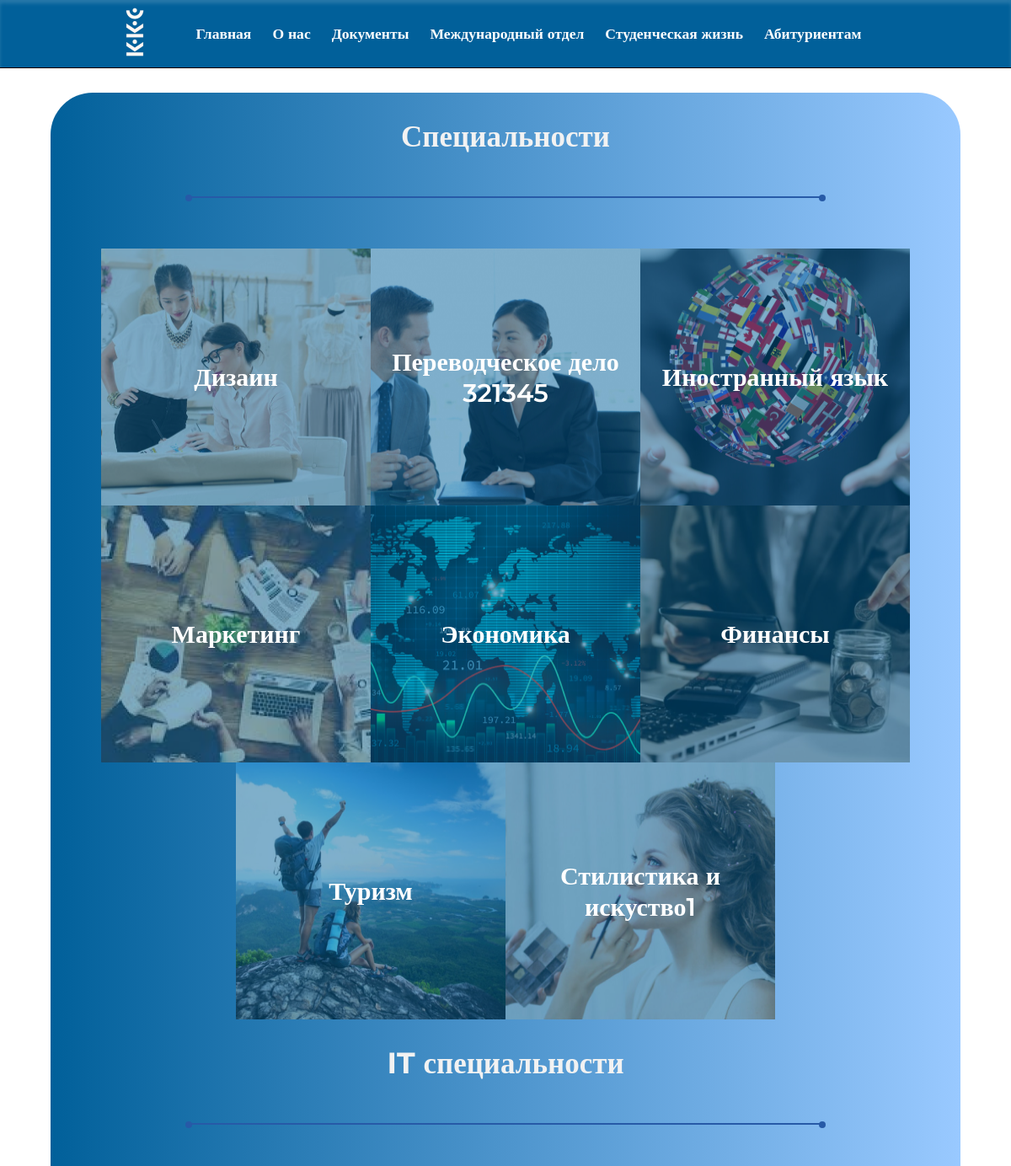
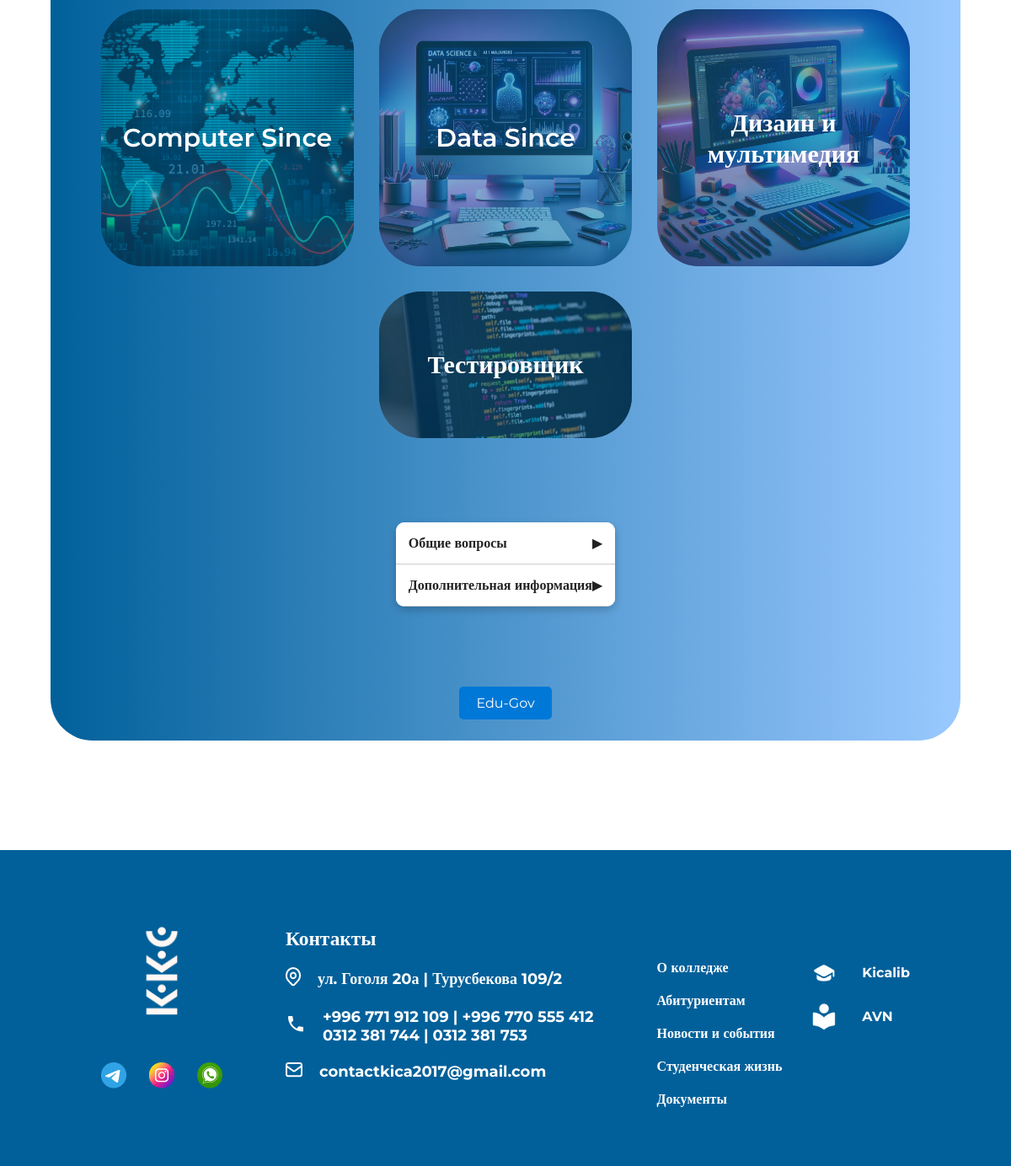
Page /abiturients/ on the committed database (2 pictures, top to bottom).
### main_page/models.py (models this page shows, shortened)
class Courses(models.Model):
    image = models.ImageField(
        upload_to="images/", null=True, verbose_name="Загрузите фото направления"
    )
    course_name = models.CharField(
        max_length=100, null=True, verbose_name="Укажите название курса"
    )
    qualification = models.CharField(
        max_length=100, verbose_name="укажите квалификацию", null=True
    )
    description = models.TextField(verbose_name="укажите описания к курсу", null=True)
    year_study = models.CharField(
        max_length=100, verbose_name="укажите срок обучения", null=True
    )
    exam = models.CharField(
        max_length=100,
        verbose_name="есть ли вступительные экзамены",
        default='teasdasdasdxt',
        null=True,
    )
    lupic_ic = models.TextField(verbose_name='Укажите Lupic', null=True, blank=True)
    class Meta:
        verbose_name = "направление"
        verbose_name_plural = "направления"

class ITCourses(models.Model):
    image = models.ImageField(
        upload_to="images/", null=True, verbose_name="Загрузите фото IT специальности"
    )
    course_name = models.CharField(
        max_length=100, null=True, verbose_name="Укажите название курса"
    )
    description = models.TextField(verbose_name="укажите описания к курсу", null=True)
    qualification = models.CharField(
        max_length=100, verbose_name="укажите квалификацию", null=True
    )
    year_study = models.CharField(
        max_length=100, verbose_name="укажите срок обучения", null=True
    )
    exam = models.CharField(
        max_length=100,
        verbose_name="есть ли вступительные экзамены",
        default='texfsdfsdfsdft',
        null=True,
    )
    lupic_ic = models.TextField(verbose_name='Укажите Lupic', null=True, blank=True)
    class Meta:
        verbose_name = "IT направление"
        verbose_name_plural = "IT направления"

class Contact(models.Model):
    street = models.CharField(max_length=100, verbose_name="Укажите улицу")
    number_1 = models.CharField(max_length=100, verbose_name="Укажите номер телефона 1")
    number_2 = models.CharField(
        max_length=100, verbose_name="Укажите номер телефона 2", blank=True
    )
    number_3 = models.CharField(
        max_length=100, verbose_name="Укажите номер телефона 3", blank=True
    )
    number_4 = models.CharField(
        max_length=100, verbose_name="Укажите номер телефона 4", blank=True
    )
    email = models.EmailField(verbose_name="Укажите EMAIL", default="@gmail.com")
    class Meta:
        verbose_name = "контакт"
        verbose_name_plural = "контакты"

### abiturients/views.py (the view)
# urls.py: path('abiturients/', views.abituents_list, name='abituents_list'),
def abituents_list(request):
    if request.method == "GET":
        courses = Courses.objects.all()
        itcourses = ITCourses.objects.all()
        all_questions = models.AllQuestion.objects.all()
        edition_questions = models.EditionInformation.objects.all()
        context = {
            "courses": courses,
            "itcourses": itcourses,
            "all_questions": all_questions,
            "edition_questions": edition_questions,
        }
    return render(request, template_name='abit/abit_list.html', context=context)

### main_page/context_processors.py (called while the page is built)
def contact_processor(request):
    contact = Contact.objects.all()
    return {"contact": contact}

### templates/abit/abit_list.html (shortened to what this page needs)
{% load static %}
{% include '../header.html' %}
    <link rel="stylesheet" href="{% static 'css/abituruents/abit.css' %}">
    <link rel="stylesheet" href="{% static 'css/index.css' %}">
    <link rel="stylesheet" href="{% static 'css/news.css' %}">
<link rel="stylesheet" href="{% static 'css/component.css' %}">
<main class="main_2">
    <div class="conteiner">
        <div class="faculty_cont">
            <h1 id="knowledge-title" class="title_t" >Специальности</h1>
            <div class="line_2 line"></div>
            <div class="faculty">
                {% for i in courses %}
                    <div class="item">
                        <img src="{{ i.image.url }}" alt="">
                        <div class="item_fon"></div>
                        <span class="direct">
                          <a class="faculty_href" href="/course_detail/{{ i.id }}/">{{ i.course_name }}</a>
                        </span>
                    </div>
                {% endfor %}
            </div>
            <h1 id="knowledge-title" class="title_t" >IT специальности</h1>
            <div class="line_2 line"></div>
            <div class="faculty it_faculty">
                {% for i in itcourses %}
                    <div class="it_item item">
                        <img src="{{ i.image.url }}" alt="">
                        <div class="item_fon it_fon"></div>
                        <span class="direct">
                        <a class="faculty_href" href="/it_detail/{{ i.id }}/">{{ i.course_name }}</a>
                    </span>
                    </div>
                {% endfor %}
            </div>
        </div>
     <div class="accordion-container">
        <div class="accordion-item">
            <div class="accordion-header">
                <h3>Общие вопросы</h3>
                <span>▶</span>
            </div>
        </div>
        <div class="accordion-item">
            <div class="accordion-header">
                <h3>Дополнительная информация</h3>
                <span>▶</span>
            </div>
        </div>
    </div>
    <div class="button-container">
        <a target="_blank" href="https://2020.edu.gov.kg/spuz/" class="home-button">Edu-Gov</a>
    </div>
    </div>
</main>
{% include '../footer.html' %}

### templates/footer.html (shortened to what this page needs)
{% load static %}
<footer>
    <div class="foot_cont">
        <div class="logo">
            <div class="log_cont">
                <img src="{% static 'image_kkc/logo_transparent_blue 2.png' %}" alt="">
            </div>
            <div class="soc_net">
                <a href="#">
                    <img src="{% static 'image_kkc/soc_net/3337190045231025 1.png' %}" alt="">
                </a>
                <a target="_blank" href="https://www.instagram.com/kkc_kica?utm_source=ig_web_button_share_sheet&igsh=ZDNlZDc0MzIxNw==">
                    <img src="{% static 'image_kkc/soc_net/image 15.png' %}" alt="">
                </a>
                <a target="_blank" href="https://wa.me/996771912109">
                    <img src="{% static 'image_kkc/soc_net/image 16.png' %}" alt="">
                </a>
            </div>
        </div>
        <div class="contacts">
            <h3 class="contact_title">Контакты</h3>
            {% if contact %}
                {% for item in contact %}
                    <div class="contact_item">
                        <span>
                            <img src="{% static 'image_kkc/icon/Icon_location.png' %}" alt="">
                        </span>
                        <a href="#">
                            <h3>{{ item.street }}</h3>
                        </a>
                    </div>
                    <div class="contact_item">
                        <span>
                            <img src="{% static 'image_kkc/icon/local_phone.png' %}" alt="">
                        </span>
                        <a href="#">
                            <h3>{{ item.number_1 }} | {{ item.number_2 }}<br>
                                {{ item.number_3 }} | {{ item.number_4 }}</h3>
                        </a>
                    </div>
                    <div class="contact_item">
                        <span>
                            <img src="{% static 'image_kkc/icon/Icon.png' %}" alt="">
                        </span>
                        <a href="#">
                            <h3>{{ item.email }}</h3>
                        </a>
                    </div>
                {% endfor %}
            {% endif %}
        </div>
        <div class="nav_footer">
            <h6><a href="{% url 'about_us' %}" class="link_nav">О колледже</a></h6>
            <h6><a href="#" class="link_nav">Абитуриентам</a></h6>
            <h6><a href="{% url 'news_list' %}" class="link_nav">Новости и события</a></h6>
            <h6><a href="#" class="link_nav">Студенческая жизнь</a></h6>
            <h6><a href="{% url 'documents' %}" class="link_nav">Документы</a></h6>
        </div>
        <div class="stud_tools">
            <div class="tool_1">
                <img src="{% static 'image_kkc/icon/kicalib.png' %}" alt="">
                <h6 class="footer_tool"><a class="tool_item" href="#">Kicalib</a></h6>
            </div>
            <div class="tool_1">
                <img src="{% static 'image_kkc/icon/avn.png' %}" alt="">
                <h6 class="footer_tool"><a class="tool_item" href="http://212.112.103.155:85/">AVN</a></h6>
            </div>
        </div>
    </div>
</footer>
</body>
</html>

### static/css/index.css (style rules this page uses)
* { padding: 0; margin: 0; text-decoration: none; }
body { font-family: Montserrat; font-weight: 400; top: 0px !important; }
.main_2 { display: flex; justify-content: center; }
.conteiner { text-align: center; display: flex; flex-direction: column; justify-content: center; width: 90%; background: linear-gradient(to right, #01609A, #99c9ff); color: #222222; position: relative; top: -90px; border-radius: 50px; }
.faculty_cont #knowledge-title { color: #F2F2F2; }
.title_t { font-weight: 700; font-size: 35px; margin: 30px 0px 50px 0px; }
.line { margin: auto; width: 70%; height: 2px; background-color: black; position: relative; }
.line::before, .line::after { content: ''; width: 8px; height: 8px; background-color: black; border-radius: 50%; position: absolute; top: -2.5px; }
.line::before { left: -2px; }
.line::after { right: -2px; }
.line_2 { width: 20%; margin: auto; }
.faculty { margin: auto; display: flex; max-width: 1280px; justify-content: center; flex-wrap: wrap; margin-top: 60px; }
.item { position: relative; }
.item img { width: 100%; height: 100%; }
.item_fon { background-color: rgba(1, 96, 154, 50%); width: 100%; height: 100%; position: absolute; top: 0; left: 0; }
.direct { position: absolute; top: 0; left: 0; width: 100%; height: 100%; display: flex; align-items: center; justify-content: center; }
.faculty_href { font-size: 1.5em; font-weight: 600; color: #ffffff; }
.it_faculty { gap: 30px; margin-bottom: 50px; }
.it_item { width: 300px; height: auto; }
.it_item img, .it_fon { border-radius: 50px; }
footer { width: 100%; height: auto; background-color: #01609A; display: flex; justify-content: center; margin-top: 40px; }
.foot_cont { width: 80%; padding-top: 70px; padding-bottom: 70px; display: flex; justify-content: space-between; flex-wrap: wrap; color: #fff !important; }
.log_cont img { width: 9rem; }
.soc_net { display: flex; justify-content: space-between; margin-top: 30px; }
.contacts { margin-top: 20px; margin-left: 40px; }
.contact_item { display: flex; align-items: center; gap: 20px; margin-top: 20px; }
.contact_item a { color: #fff; }
.nav_footer { display: block; margin-left: 40px; margin-top: 40px; }
.stud_tools { margin-top: 40px; }
a { color: #ffff; }
.nav_footer h6 { margin-top: 20px; color: white; font-size: 16px; font-weight: 600; }
.nav_footer h6 a { text-decoration: none; color: white; }
.contact_item a { text-decoration: none; }
.tool_1 a { text-decoration: none; color: white; }
.tool_1 { display: flex; align-items: center; gap: 30px; margin-top: 20px; }
.tool_item { font-size: 16px; }

### static/css/header.css (style rules this page uses)
.contact_item a h3 { font-size: 18px; }

### static/css/abituruents/abit.css (style rules this page uses)
body { margin: 0; }
.main_2 { margin-top:200px; }
h1.title_t { text-align: center; }
.accordion-container { max-width: 600px; margin: 50px auto; background: #ffffff; border-radius: 10px; box-shadow: 0 4px 10px rgba(0, 0, 0, 0.2); overflow: hidden; }
.accordion-item { border-bottom: 1px solid #ccc; }
.accordion-header { background: #FFFFFF; padding: 15px; cursor: pointer; display: flex; justify-content: space-between; align-items: center; }
.accordion-header h3 { margin: 0; font-size: 16px; }
.accordion-header span { font-size: 16px; transform: rotate(0); transition: transform 0.3s ease; }
.button-container { text-align: center; margin-top: 20px; }
.home-button { background: #0078d7; color: #fff; padding: 10px 20px; border: none; border-radius: 5px; font-size: 16px; cursor: pointer; text-decoration: none; display: inline-block; margin:25px; }

### static/css/component.css (style rules this page uses)
* { margin: 0; padding: 0; text-decoration: none; font-family: Montserrat; }
body { font-size: 22px; }
.conteiner { text-align: center; margin: auto; display: flex; flex-direction: column; justify-content: center; width: 90%; background-color: #E5E5E5; color: #222222; position: relative; top: -90px; border-radius: 50px; }
.title_t { font-weight: 700; font-size: 35px; margin: 30px 0px 50px 0px; }
.line { margin: auto; width: 70%; height: 2px; background-color: #275aa7; position: relative; }
.line::before, .line::after { content: ''; width: 8px; height: 8px; background-color: #275aa7; border-radius: 50%; position: absolute; top: -2.5px; }
.line::before { left: -2px; }
.line::after { right: -2px; }
@media screen and (max-width: 1300px) { body { font-size: 20px; } }

### rows in the picture
Courses: image (picture), course_name "Дизаин"
Courses: image (picture), course_name "Переводческое дело 321345"
Courses: image (picture), course_name "Иностранный язык"
Courses: image (picture), course_name "Маркетинг"
Courses: image (picture), course_name "Экономика"
Courses: image (picture), course_name "Финансы"
Courses: image (picture), course_name "Туризм"
Courses: image (picture), course_name "Стилистика и искуство1"
ITCourses: image (picture), course_name "Computer Since"
ITCourses: image (picture), course_name "Data Since"
ITCourses: image (picture), course_name "Дизаин и мультимедия"
ITCourses: image (picture), course_name "Тестировщик"
Contact: street "ул. Гоголя 20а | Турусбекова 109/2", number_1 "+996 771 912 109", number_2 "+996 770 555 412", number_3 "0312 381 744", number_4 "0312 381 753", email "contactkica2017@gmail.com"
